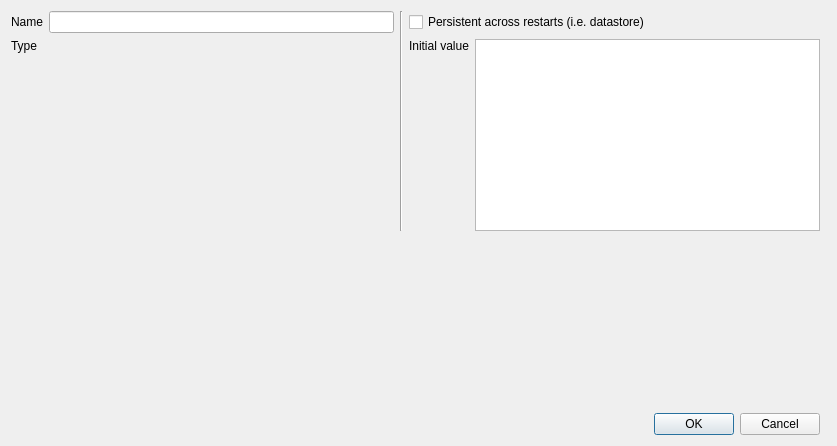
<?xml version="1.0" encoding="UTF-8"?>
<ui version="4.0">
 <class>EditGlobalVariablesDialog</class>
 <widget class="QDialog" name="EditGlobalVariablesDialog">
  <property name="windowModality">
   <enum>Qt::WindowModal</enum>
  </property>
  <property name="geometry">
   <rect>
    <x>0</x>
    <y>0</y>
    <width>837</width>
    <height>446</height>
   </rect>
  </property>
  <property name="sizePolicy">
   <sizepolicy hsizetype="Preferred" vsizetype="Expanding">
    <horstretch>0</horstretch>
    <verstretch>0</verstretch>
   </sizepolicy>
  </property>
  <property name="windowTitle">
   <string>Global variables</string>
  </property>
  <property name="windowIcon">
   <iconset resource="../resources/resources.qrc">
    <normaloff>:/topcased_icons/GlobalVariables_24.png</normaloff>:/topcased_icons/GlobalVariables_24.png</iconset>
  </property>
  <layout class="QGridLayout" name="gridLayout">
   <item row="1" column="1">
    <widget class="Gui::EditDatatypeNameWidget" name="editDatatypeNameWidget" native="true"/>
   </item>
   <item row="1" column="3">
    <widget class="QLabel" name="label">
     <property name="text">
      <string>Initial value</string>
     </property>
     <property name="alignment">
      <set>Qt::AlignLeading|Qt::AlignLeft|Qt::AlignTop</set>
     </property>
     <property name="buddy">
      <cstring>initialValueTextEdit</cstring>
     </property>
    </widget>
   </item>
   <item row="1" column="0">
    <widget class="QLabel" name="label_3">
     <property name="text">
      <string>Type</string>
     </property>
     <property name="alignment">
      <set>Qt::AlignLeading|Qt::AlignLeft|Qt::AlignTop</set>
     </property>
    </widget>
   </item>
   <item row="0" column="0">
    <widget class="QLabel" name="label_2">
     <property name="text">
      <string>Name</string>
     </property>
     <property name="buddy">
      <cstring>varNameLineEdit</cstring>
     </property>
    </widget>
   </item>
   <item row="2" column="0" colspan="5">
    <widget class="Gui::EditListWidget" name="editListWidget" native="true">
     <property name="sizePolicy">
      <sizepolicy hsizetype="Preferred" vsizetype="Expanding">
       <horstretch>0</horstretch>
       <verstretch>0</verstretch>
      </sizepolicy>
     </property>
    </widget>
   </item>
   <item row="0" column="1">
    <widget class="QLineEdit" name="varNameLineEdit"/>
   </item>
   <item row="0" column="2" rowspan="2">
    <widget class="Line" name="line">
     <property name="orientation">
      <enum>Qt::Vertical</enum>
     </property>
    </widget>
   </item>
   <item row="3" column="0" colspan="5">
    <widget class="QDialogButtonBox" name="buttonBox">
     <property name="orientation">
      <enum>Qt::Horizontal</enum>
     </property>
     <property name="standardButtons">
      <set>QDialogButtonBox::Cancel|QDialogButtonBox::Ok</set>
     </property>
    </widget>
   </item>
   <item row="1" column="4">
    <widget class="QPlainTextEdit" name="initialValueTextEdit">
     <property name="sizePolicy">
      <sizepolicy hsizetype="Expanding" vsizetype="Preferred">
       <horstretch>0</horstretch>
       <verstretch>0</verstretch>
      </sizepolicy>
     </property>
    </widget>
   </item>
   <item row="0" column="3" colspan="3">
    <widget class="QCheckBox" name="persistentCheckBox">
     <property name="text">
      <string>Persistent across restarts (i.e. datastore)</string>
     </property>
    </widget>
   </item>
  </layout>
 </widget>
 <customwidgets>
  <customwidget>
   <class>Gui::EditListWidget</class>
   <extends>QWidget</extends>
   <header>Gui/EditListWidget.h</header>
   <container>1</container>
  </customwidget>
  <customwidget>
   <class>Gui::EditDatatypeNameWidget</class>
   <extends>QWidget</extends>
   <header>Gui/EditDatatypeNameWidget.h</header>
   <container>1</container>
   <slots>
    <signal>datatypeEdited()</signal>
   </slots>
  </customwidget>
 </customwidgets>
 <tabstops>
  <tabstop>varNameLineEdit</tabstop>
 </tabstops>
 <resources>
  <include location="../resources/resources.qrc"/>
 </resources>
 <connections>
  <connection>
   <sender>buttonBox</sender>
   <signal>accepted()</signal>
   <receiver>EditGlobalVariablesDialog</receiver>
   <slot>accept()</slot>
   <hints>
    <hint type="sourcelabel">
     <x>254</x>
     <y>439</y>
    </hint>
    <hint type="destinationlabel">
     <x>157</x>
     <y>274</y>
    </hint>
   </hints>
  </connection>
  <connection>
   <sender>buttonBox</sender>
   <signal>rejected()</signal>
   <receiver>EditGlobalVariablesDialog</receiver>
   <slot>reject()</slot>
   <hints>
    <hint type="sourcelabel">
     <x>322</x>
     <y>439</y>
    </hint>
    <hint type="destinationlabel">
     <x>286</x>
     <y>274</y>
    </hint>
   </hints>
  </connection>
  <connection>
   <sender>varNameLineEdit</sender>
   <signal>textEdited(QString)</signal>
   <receiver>EditGlobalVariablesDialog</receiver>
   <slot>slotEdited()</slot>
   <hints>
    <hint type="sourcelabel">
     <x>228</x>
     <y>50</y>
    </hint>
    <hint type="destinationlabel">
     <x>398</x>
     <y>156</y>
    </hint>
   </hints>
  </connection>
  <connection>
   <sender>editDatatypeNameWidget</sender>
   <signal>datatypeEdited()</signal>
   <receiver>EditGlobalVariablesDialog</receiver>
   <slot>slotEdited()</slot>
   <hints>
    <hint type="sourcelabel">
     <x>228</x>
     <y>248</y>
    </hint>
    <hint type="destinationlabel">
     <x>259</x>
     <y>222</y>
    </hint>
   </hints>
  </connection>
  <connection>
   <sender>persistentCheckBox</sender>
   <signal>toggled(bool)</signal>
   <receiver>EditGlobalVariablesDialog</receiver>
   <slot>slotEdited()</slot>
   <hints>
    <hint type="sourcelabel">
     <x>467</x>
     <y>24</y>
    </hint>
    <hint type="destinationlabel">
     <x>834</x>
     <y>119</y>
    </hint>
   </hints>
  </connection>
  <connection>
   <sender>initialValueTextEdit</sender>
   <signal>textChanged()</signal>
   <receiver>EditGlobalVariablesDialog</receiver>
   <slot>slotEdited()</slot>
   <hints>
    <hint type="sourcelabel">
     <x>638</x>
     <y>168</y>
    </hint>
    <hint type="destinationlabel">
     <x>835</x>
     <y>210</y>
    </hint>
   </hints>
  </connection>
 </connections>
 <slots>
  <slot>slotAdd()</slot>
  <slot>slotRemove()</slot>
  <slot>slotMoveUp()</slot>
  <slot>slotMoveDown()</slot>
  <slot>slotSelectedRowChanged()</slot>
  <slot>slotEdited()</slot>
 </slots>
</ui>
